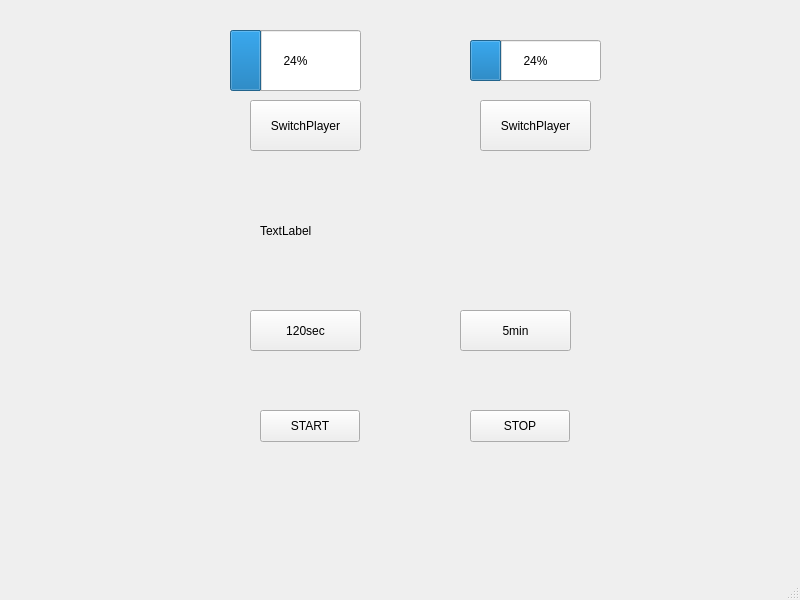
<?xml version="1.0" encoding="UTF-8"?>
<ui version="4.0">
 <class>MainWindow</class>
 <widget class="QMainWindow" name="MainWindow">
  <property name="geometry">
   <rect>
    <x>0</x>
    <y>0</y>
    <width>800</width>
    <height>600</height>
   </rect>
  </property>
  <property name="windowTitle">
   <string>MainWindow</string>
  </property>
  <widget class="QWidget" name="centralwidget">
   <widget class="QProgressBar" name="PB1">
    <property name="geometry">
     <rect>
      <x>230</x>
      <y>30</y>
      <width>131</width>
      <height>61</height>
     </rect>
    </property>
    <property name="value">
     <number>24</number>
    </property>
   </widget>
   <widget class="QProgressBar" name="PB2">
    <property name="geometry">
     <rect>
      <x>470</x>
      <y>40</y>
      <width>131</width>
      <height>41</height>
     </rect>
    </property>
    <property name="value">
     <number>24</number>
    </property>
   </widget>
   <widget class="QPushButton" name="SP1">
    <property name="geometry">
     <rect>
      <x>250</x>
      <y>100</y>
      <width>111</width>
      <height>51</height>
     </rect>
    </property>
    <property name="text">
     <string>SwitchPlayer</string>
    </property>
   </widget>
   <widget class="QPushButton" name="SP2">
    <property name="geometry">
     <rect>
      <x>480</x>
      <y>100</y>
      <width>111</width>
      <height>51</height>
     </rect>
    </property>
    <property name="text">
     <string>SwitchPlayer</string>
    </property>
   </widget>
   <widget class="QPushButton" name="SetTime1">
    <property name="geometry">
     <rect>
      <x>250</x>
      <y>310</y>
      <width>111</width>
      <height>41</height>
     </rect>
    </property>
    <property name="text">
     <string>120sec</string>
    </property>
   </widget>
   <widget class="QPushButton" name="SetTime2">
    <property name="geometry">
     <rect>
      <x>460</x>
      <y>310</y>
      <width>111</width>
      <height>41</height>
     </rect>
    </property>
    <property name="text">
     <string>5min</string>
    </property>
   </widget>
   <widget class="QPushButton" name="START">
    <property name="geometry">
     <rect>
      <x>260</x>
      <y>410</y>
      <width>100</width>
      <height>32</height>
     </rect>
    </property>
    <property name="text">
     <string>START</string>
    </property>
   </widget>
   <widget class="QPushButton" name="STOP">
    <property name="geometry">
     <rect>
      <x>470</x>
      <y>410</y>
      <width>100</width>
      <height>32</height>
     </rect>
    </property>
    <property name="text">
     <string>STOP</string>
    </property>
   </widget>
   <widget class="QLabel" name="label">
    <property name="geometry">
     <rect>
      <x>260</x>
      <y>190</y>
      <width>301</width>
      <height>81</height>
     </rect>
    </property>
    <property name="text">
     <string>TextLabel</string>
    </property>
   </widget>
  </widget>
  <widget class="QMenuBar" name="menubar">
   <property name="geometry">
    <rect>
     <x>0</x>
     <y>0</y>
     <width>800</width>
     <height>24</height>
    </rect>
   </property>
  </widget>
  <widget class="QStatusBar" name="statusbar"/>
 </widget>
 <resources/>
 <connections/>
</ui>
